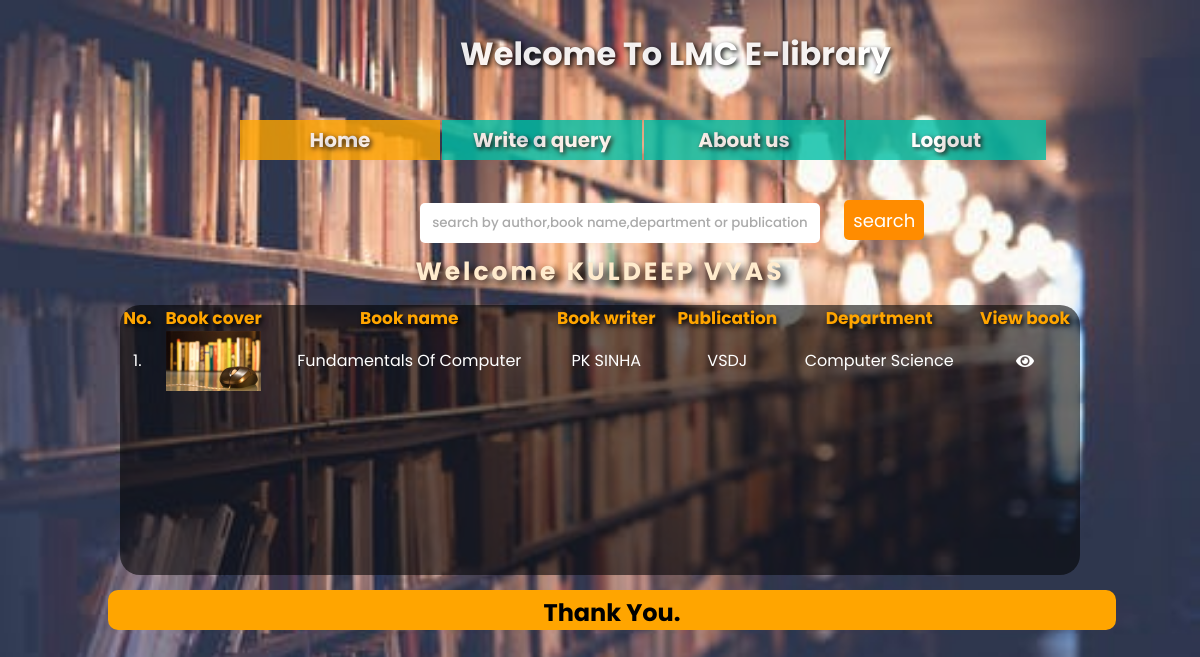
The page /student.php (signed in) on the database its author committed.
### tables this page shows
CREATE TABLE `user_record` (
  `User_id` varchar(15) NOT NULL,
  `User_Name` text NOT NULL,
  `Type` text NOT NULL,
  `Password` varchar(16) NOT NULL,
  `Department` text NOT NULL,
  `Semester` int(2) NOT NULL,
  `E-mail` varchar(50) NOT NULL
);

CREATE TABLE `books_record` (
  `Book_id` varchar(8) NOT NULL,
  `Book_name` varchar(100) NOT NULL,
  `Cover` varchar(50) NOT NULL,
  `Author` text NOT NULL,
  `Publication` text NOT NULL,
  `Category` text NOT NULL,
  `Course` varchar(10) NOT NULL,
  `Sem` int(2) NOT NULL,
  `File_link` varchar(300) NOT NULL
);

### student.php (the view, shortened to what this page needs)
<?php include_once("crud.php"); ?>
<html>
<head>
  <link rel="stylesheet" href="https://cdnjs.cloudflare.com/ajax/libs/font-awesome/5.15.3/css/all.min.css" />
  <link rel="stylesheet" href="student.css" />
</head>
<body>
  <form name="form1" method="post" action="">
    <div class="box">
      <br>
      <h1>Welcome To LMC E-library</h1>
    </div>
    <div class="nav">
      <ul>
        <li><a style="background-color: orange" href="student.php">Home</a></li>
        <li><a href="query_page.php">Write a query</a></li>
        <li><a href="aboutus.php">About us</a></li>
        <li><a href="logout.php">Logout</a></li>
      </ul>
    </div>
    <br><br>
    <input type="text" placeholder="search by author,book name,department or publication" name="search" id="search-bar" />
    <input type="submit" class="search-button" name="searchbtn" value="search">
    <?php $results = mysqli_query($conn, "SELECT User_Name FROM user_record WHERE User_id='$_SESSION[uid]'"); ?>
    <?php while ($row = mysqli_fetch_array($results)) { ?>
      <p>Welcome <?php echo $row['User_Name'];
                } ?></p>
      <div class="main">
        <?php if (isset($_POST['searchbtn'])) {
          $query = "SELECT * FROM books_record INNER JOIN user_record ON books_record.Sem = user_record.Semester AND User_id='$_SESSION[uid]' AND user_record.Department=books_record.Course WHERE Book_name LIKE('%$_POST[search]%') OR AuthOR LIKE('%$_POST[search]%') OR Publication LIKE('%$_POST[search]%') OR Category LIKE('%$_POST[search]%')";
          $results = mysqli_query($conn, $query); ?>
          <table>
            <tr>
              <th>No.</th>
              <th>Book cover</th>
              <th>Book name</th>
              <th>Book writer</th>
              <th>Publication</th>
              <th>Department</th>
              <th>View book</th>
            </tr>
            <?php if (mysqli_num_rows($results) < 1) {
              echo "<tr colspan='7'><td id='no-books'>NO BOOKS AVAILABLE<td>";
            } else {
              $num = 1; ?> <tr>
                <?php while ($row = mysqli_fetch_array($results)) { ?>
                  <td><?php echo $num . "."; ?></td>
                  <td><img src="<?php echo $row['Cover']; ?>" height="60px" weidth="70px"></img></td>
                  <td><?php echo $row['Book_name']; ?></td>
                  <td><?php echo $row['Author']; ?></td>
                  <td><?php echo $row['Publication']; ?></td>
                  <td><?php echo $row['Category']; ?></td>
                  <td> <a href="crud.php?view=<?php echo $row['Book_id']; ?>" style="color:white;">
                      <i class="fa fa-eye" aria-hidden="true"></i>
                    </a></td>
              </tr>
          <?php
                  $num += 1;
                }
              } ?>
        <?php } else {
        ?>
          <table>
            <tr>
              <th>No.</th>
              <th>Book cover</th>
              <th>Book name</th>
              <th>Book writer</th>
              <th>Publication</th>
              <th>Department</th>
              <th>View book</th>
            </tr>
            <?php
            $query = "SELECT * FROM books_record INNER JOIN user_record ON books_record.Sem = user_record.Semester AND User_id='$_SESSION[uid]' AND user_record.Department=books_record.Course";
            $results = mysqli_query($conn, $query);
            if (mysqli_num_rows($results) < 1) {
              echo "<tr colspan='7'><td id='no-books'>NO BOOKS AVAILABLE<td>";
            } else {
              $num = 1; ?> <tr>
                <?php while ($row = mysqli_fetch_array($results)) { ?>
                  <td><?php echo $num . "."; ?></td>
                  <td><img src="<?php echo $row['Cover']; ?>" height="60px" weidth="70px"></img></td>
                  <td><?php echo $row['Book_name']; ?></td>
                  <td><?php echo $row['Author']; ?></td>
                  <td><?php echo $row['Publication']; ?></td>
                  <td><?php echo $row['Category']; ?></td>
                  <td> <a href="crud.php?view=<?php echo $row['Book_id']; ?>" style="color:white">
                      <i class="fa fa-eye" aria-hidden="true"></i>
                    </a></td>
              </tr>
        <?php
                  $num += 1;
                }
              }
            } ?>
          </table>
      </div>
      <footer class="footer">
        <h2>Thank You.</h2>
      </footer>
  </form>
</body>
</html>

### student.css (style rules this page uses)
* { margin: 0; padding: 0; box-sizing: border-box; }
.footer { background-color: orange; border: solid 2px orange; border-radius: 10px; width: 84%; height: 40px; margin-left: 9%; margin-top: 15px; text-align: center; }
input { font-family: 'Poppins', sans-serif; text-align: center; margin-left: 35%; height: 40px; width: 400px; border-radius: 5px; border: none; }
input::placeholder { color: #aaa; font-weight: 500; }
.search-button { font-size: 18px; text-align: center; border: none; height: 40px; width: 80px; background: #FF8C00; color: #FFFFFF; border-radius: 5px; margin-left: 20px; cursor: pointer; }
body { background: url("pexels-photo-590493.jpeg"); height: 100%; background-position: center; background-repeat: no-repeat; background-size: cover; font-family: 'Poppins', sans-serif; }
p { text-align: center; color: blanchedalmond; text-shadow: 5px 5px 8px black; font-weight: bold; position: relative; top: 10px; letter-spacing: 3px; font-size: 25px; }
table { width: 100%; border-collapse: collapse; height: auto; text-align: center; color: white; }
th { font-size: 17px; text-decoration: none; font-weight: bold; color: orange; text-shadow: 2px 2px 5px black; }
.main { width: 80%; border-radius: 20px; overflow: auto; margin-left: 10%; margin-top: 2%; height: 270px; background: rgba(0, 0, 0, 0.57); }
.box { width: 74%; height: 110px; background-size: cover; margin-left: 13%; margin-top: 40px; opacity: .9; text-align: center; }
ul { padding: 0; list-style: none; }
ul li { float: left; width: 200px; height: 40px; background-color: #00bfa6; opacity: .8; line-height: 40px; text-align: center; font-size: 20px; margin-right: 2px; }
ul li a { text-decoration: none; color: white; display: block; text-shadow: 2px 2px 5px black; }
.nav { padding-left: 12%; margin-left: 8%; position: relative; top: -30px; font-weight: bold; }
h1 { color: white; text-shadow: 2px 2px 5px black; position: absolute; top: 30px; left: 460px; }
h2 { line-height: 1px; position: relative; top: 20px; }

### rows shown on the page
user_record: User_Name "KULDEEP VYAS"
books_record: Cover (picture), Book_name "Fundamentals Of Computer", Author "PK SINHA", Publication "VSDJ", Category "Computer Science"
